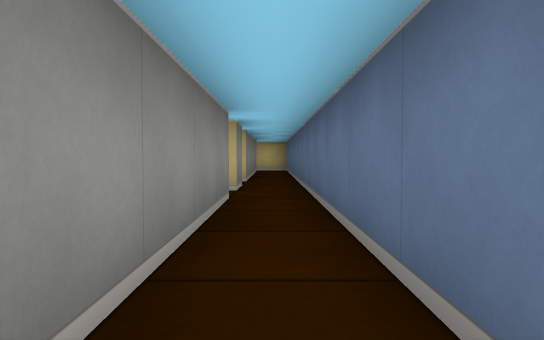
view 1 (above)

24 first-person views from a walk through a cub3D level. The camera is about half as high as the walls, tilts 2° down and sees 70° across. The floor is counted in squares. Each view is taken from the middle of a square. On the plan, view 1 faces up. The plan holds only what a view shows up to about 9 squares ahead; the rest is blank.

view 2
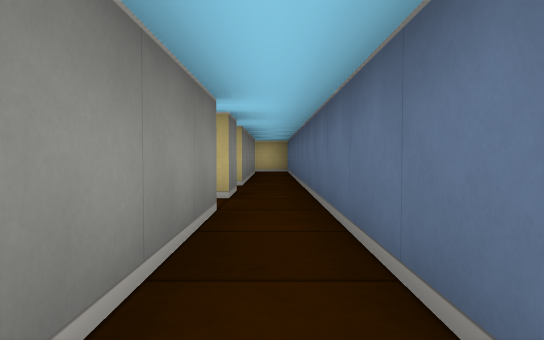

view 3
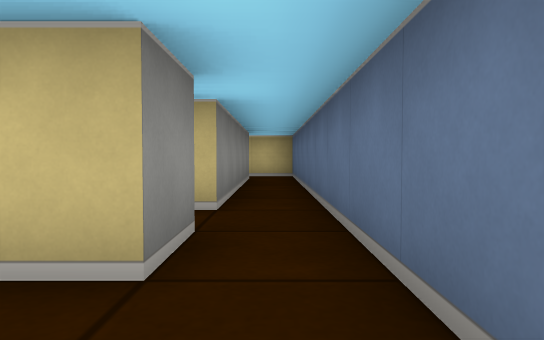

view 4
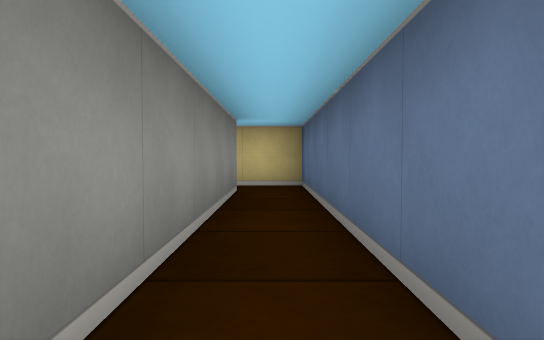

view 5
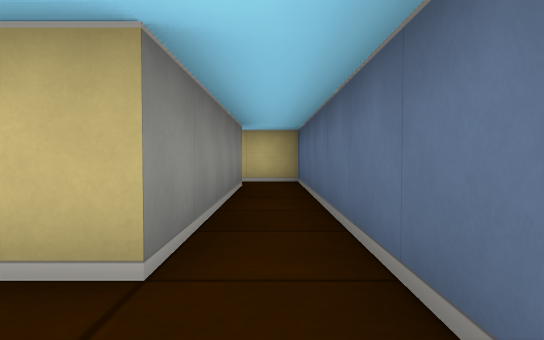

view 6
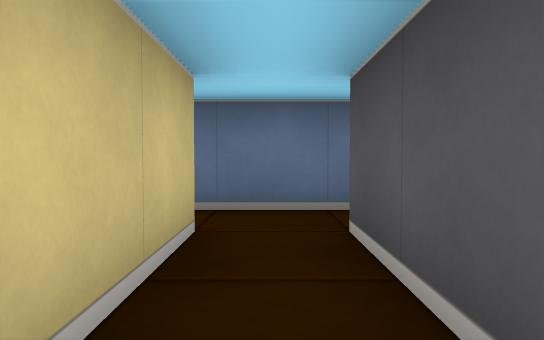

view 7
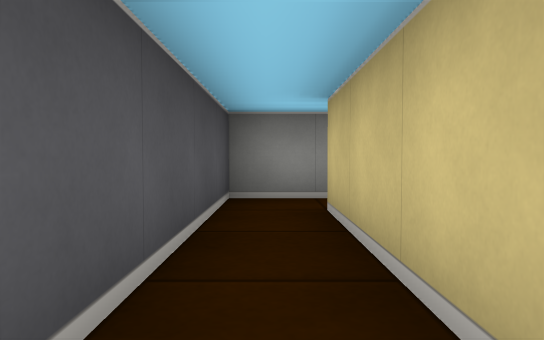

view 8
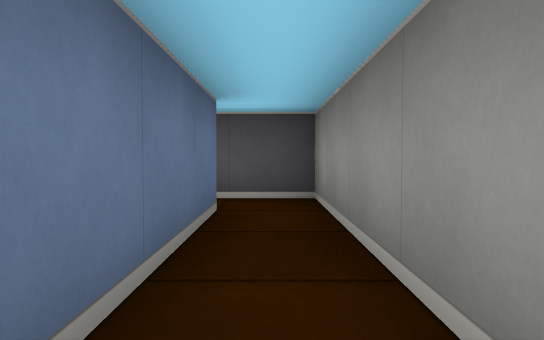

view 9
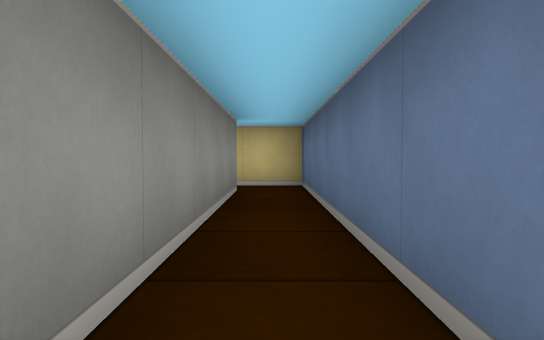

view 10
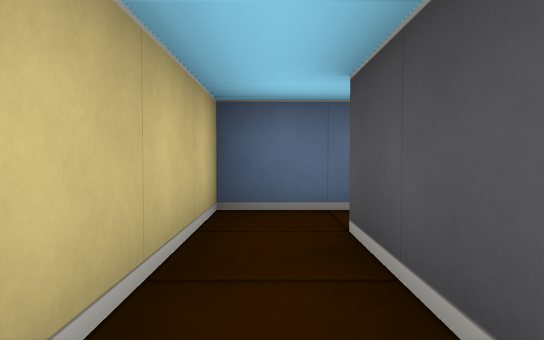

view 11
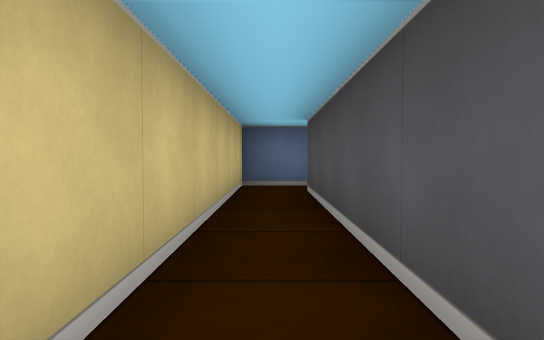

view 12
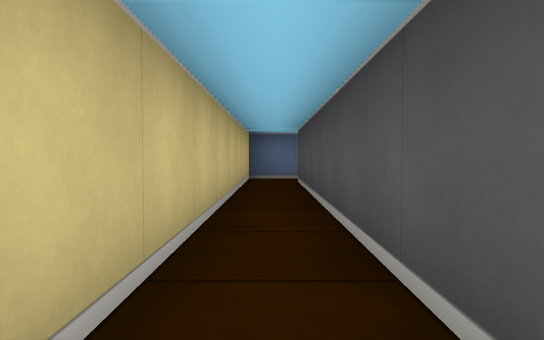

view 13
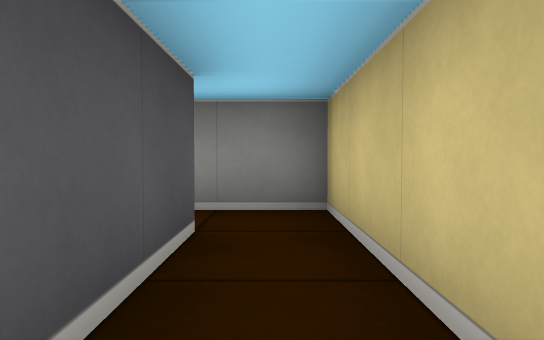

view 14
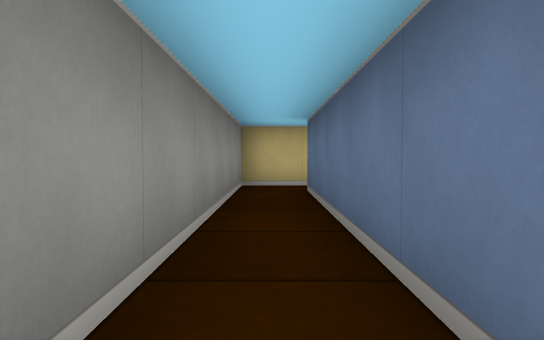

view 15
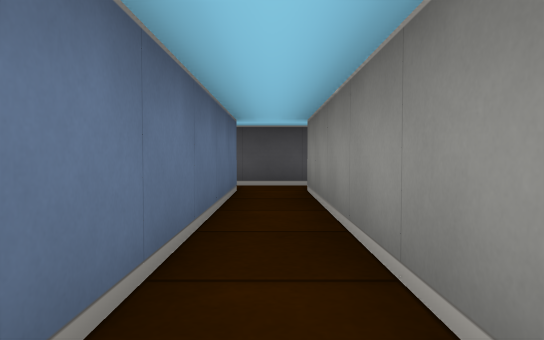

view 16
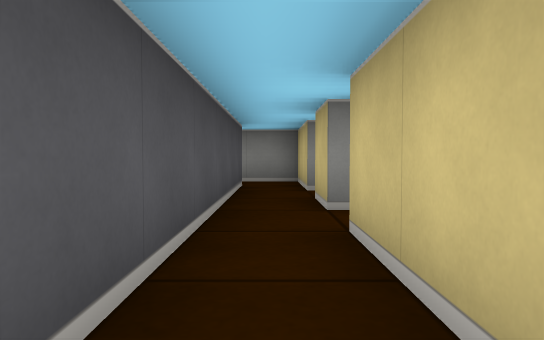

view 17
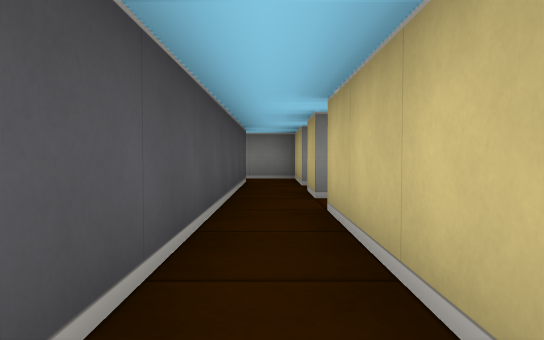

view 18
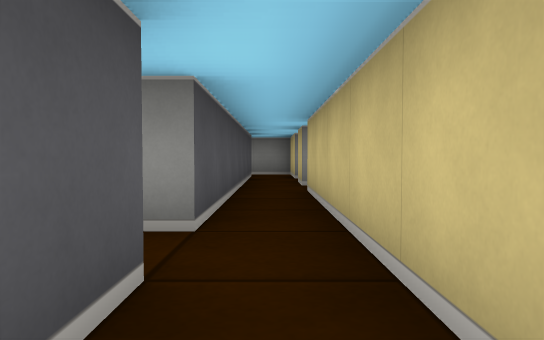

view 19
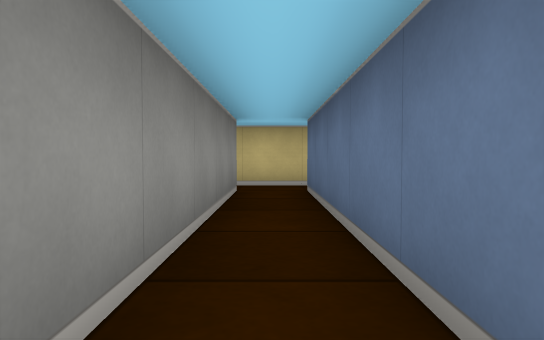

view 20
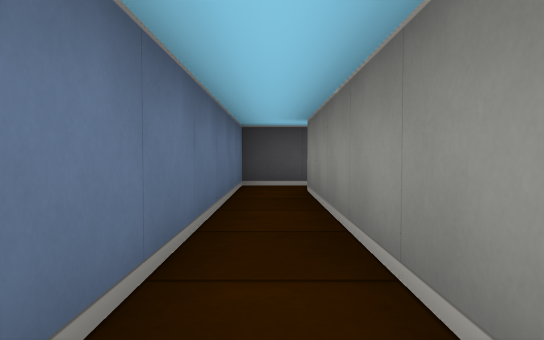

view 21
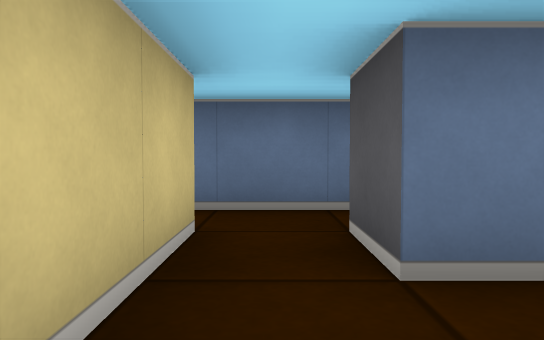

view 22
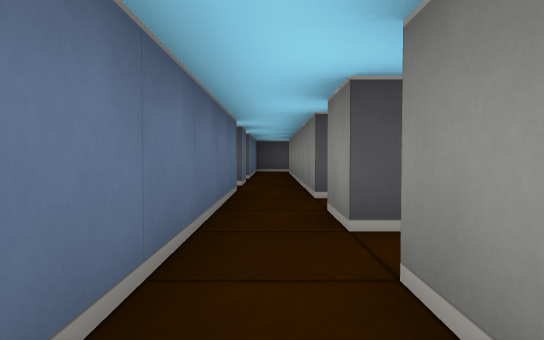

view 23
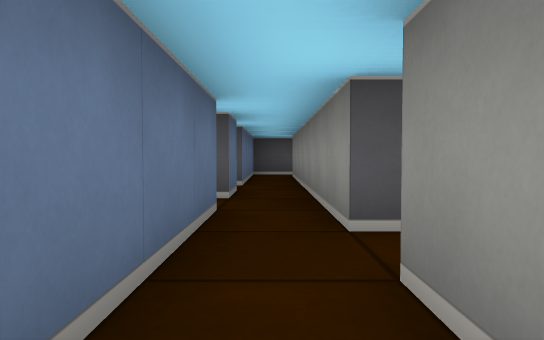

view 24
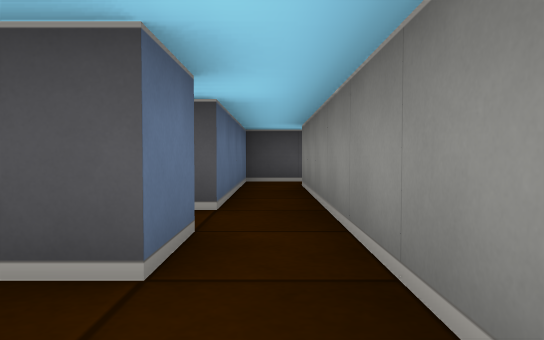

### Floor plan
Points are (right, up) in squares from view 1. A wall is a line through its corners. A room is listed if a view was taken in it or the views show most of it. See-through windows are left out.
Room 1 (views 1, 2, 3, 7)
walls: (0.5, 0.6) (0.5, 5.6); (-0.5, 4.5) (-0.5, 0.6)
ways out: opening at (0, 6) to room 2; opening at (-1, 5) to room 3
Room 2 (views 4, 5)
walls: (-0.5, 12.5) (-0.5, 7.5) (-1.1, 7.5); (-0.5, 6.5) (-0.5, 5.5); (0.5, 5.6) (0.5, 13.5) (-0.6, 13.5)
ways out: opening at (0, 6) to room 1; opening at (-1, 7)
Room 3 (views 6, 9)
walls: (-4.5, 5.5) (-4.5, 4.5) (-0.5, 4.5); (-0.5, 5.5) (-3.5, 5.5)
ways out: opening at (-1, 5) to room 1; opening at (-4, 6) to room 4
Room 4 (view 8)
walls: (-4.5, 10.5) (-4.5, 5.5); (-3.5, 5.5) (-3.5, 11.5) (-4.5, 11.5)
ways out: opening at (-4, 6) to room 3; opening at (-5, 11) to room 5
Room 5 (views 10, 11, 12, 13, 15)
walls: (-4.5, 11.5) (-12.5, 11.5) (-12.5, 5.5); (-11.5, 5.5) (-11.5, 10.5) (-4.5, 10.5)
ways out: opening at (-5, 11) to room 4; opening at (-12, 6) to room 6
Room 6 (views 14, 16, 21)
walls: (-12.4, 4.5) (-8.5, 4.5); (-8.5, 5.5) (-11.5, 5.5)
ways out: opening at (-12, 6) to room 5; opening at (-9, 5) to room 7; opening at (-13, 5) to room 14
Room 7 (views 17, 20)
walls: (-8.5, 4.5) (-8.5, -0.5); (-7.5, 5.5) (-8.5, 5.5); (-7.5, -0.5) (-7.5, 4.5)
ways out: opening at (-9, 5) to room 6; opening at (-7, 5) to room 8; opening at (-8, 0) to room 9
Room 8 (views 18, 24)
walls: (-6.5, 5.5) (-7.5, 5.5); (-7.5, 4.5) (-6.5, 4.5) (-6.5, 3.5); (-5.5, 3.5) (-5.5, 5.5)
ways out: opening at (-7, 5) to room 7; opening at (-6, 6) to room 11; opening at (-6, 4)
Room 9 (view 19)
walls: (-8.6, -1.5) (-7.5, -1.5) (-7.5, -0.5)
ways out: opening at (-8, 0) to room 7
Room 10 (view 22)
walls: (-6.5, 8.4) (-6.5, 7.5); (-5.5, 7.4) (-5.5, 8.4)
ways out: opening at (-6, 8) to room 11
Room 11 (view 23)
walls: (-6.5, 6.5) (-6.5, 5.5); (-5.5, 5.5) (-5.5, 7.4)
ways out: opening at (-6, 6) to room 8; opening at (-6, 8) to room 10
Room 12 (no view inside)
walls: (-6.5, 1.5) (-6.5, -2.5); (-6.6, -3.5) (-5.5, -3.5) (-5.5, 0.5)
ways out: opening at (-6, -3); opening at (-6, 2); opening at (-5, 1)
Room 13 (no view inside)
walls: (-15.4, 4.5) (-14.4, 4.5); (-14.5, 5.5) (-16.5, 5.5) (-16.5, 4.4)
ways out: opening at (-15, 5) to room 14
Room 14 (no view inside)
walls: (-14.4, 4.5) (-12.4, 4.5); (-12.5, 5.5) (-13.5, 5.5)
ways out: opening at (-13, 5) to room 6; opening at (-15, 5) to room 13; opening at (-14, 6)

Where each view was taken, in squares from view 1:
view 1: 0 up, 0 right, facing up
view 2: 1 up, 0 right, facing up
view 3: 4 up, 0 right, facing up
view 4: 7 up, 0 right, facing up
view 5: 6 up, 0 right, facing up
view 6: 5 up, 3 left, facing right
view 7: 5 up, 0 right, facing left
view 8: 9 up, 4 left, facing down
view 9: 5 up, 4 left, facing up
view 10: 11 up, 7 left, facing right
view 11: 11 up, 10 left, facing right
view 12: 11 up, 12 left, facing right
view 13: 11 up, 9 left, facing left
view 14: 5 up, 12 left, facing up
view 15: 11 up, 12 left, facing down
view 16: 5 up, 9 left, facing left
view 17: 5 up, 8 left, facing left
view 18: 5 up, 6 left, facing left
view 19: 1 down, 8 left, facing up
view 20: 5 up, 8 left, facing down
view 21: 5 up, 9 left, facing right
view 22: 9 up, 6 left, facing down
view 23: 7 up, 6 left, facing down
view 24: 4 up, 6 left, facing down
